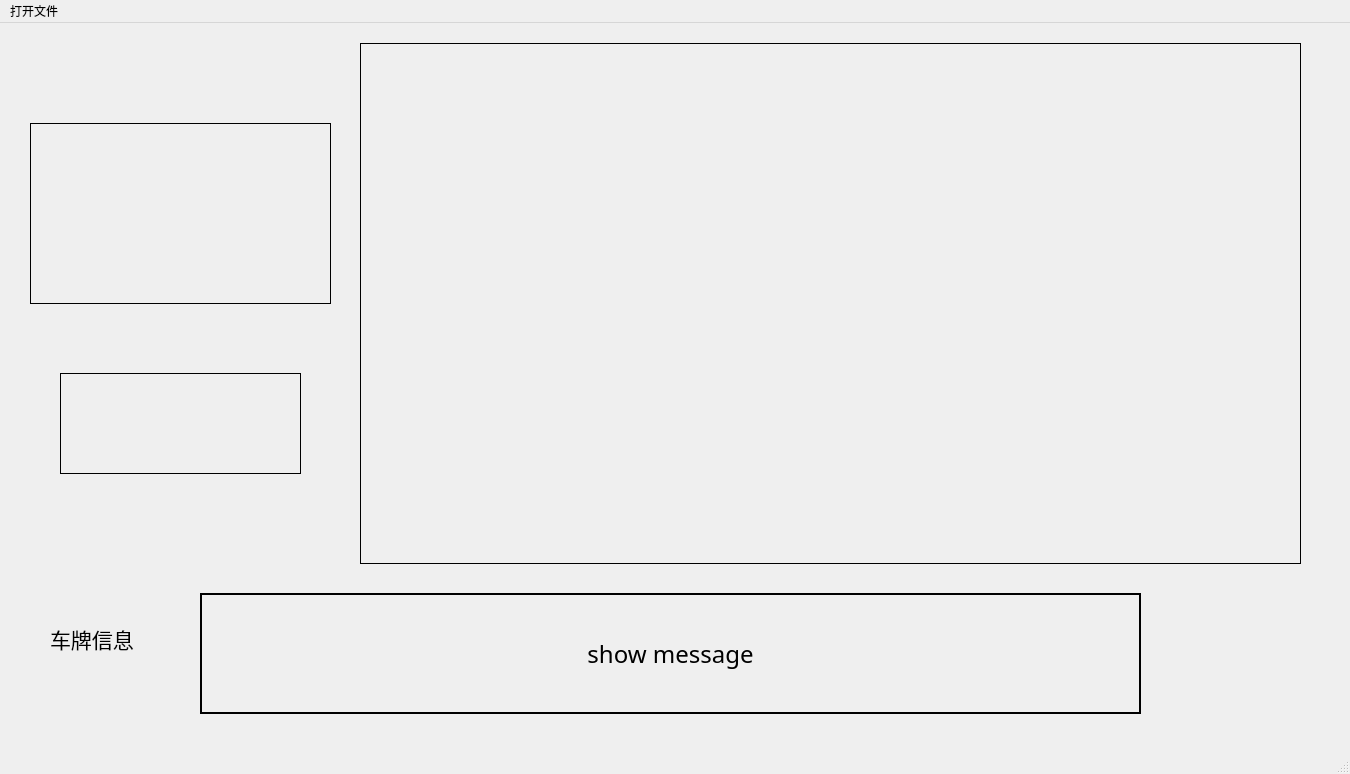
<?xml version="1.0" encoding="UTF-8"?>
<ui version="4.0">
 <class>MainWindow</class>
 <widget class="QMainWindow" name="MainWindow">
  <property name="geometry">
   <rect>
    <x>0</x>
    <y>0</y>
    <width>1350</width>
    <height>774</height>
   </rect>
  </property>
  <property name="windowTitle">
   <string>License Plate Recognition</string>
  </property>
  <widget class="QWidget" name="centralwidget">
   <widget class="QLabel" name="videoArea">
    <property name="geometry">
     <rect>
      <x>360</x>
      <y>20</y>
      <width>941</width>
      <height>521</height>
     </rect>
    </property>
    <property name="frameShape">
     <enum>QFrame::Box</enum>
    </property>
    <property name="text">
     <string/>
    </property>
    <property name="pixmap">
     <pixmap>../../labs/final/test/img/test.png</pixmap>
    </property>
    <property name="scaledContents">
     <bool>true</bool>
    </property>
   </widget>
   <widget class="QLabel" name="message">
    <property name="geometry">
     <rect>
      <x>200</x>
      <y>570</y>
      <width>941</width>
      <height>121</height>
     </rect>
    </property>
    <property name="maximumSize">
     <size>
      <width>16777205</width>
      <height>16777215</height>
     </size>
    </property>
    <property name="font">
     <font>
      <family>微软雅黑</family>
      <pointsize>18</pointsize>
     </font>
    </property>
    <property name="frameShape">
     <enum>QFrame::Box</enum>
    </property>
    <property name="frameShadow">
     <enum>QFrame::Plain</enum>
    </property>
    <property name="lineWidth">
     <number>2</number>
    </property>
    <property name="text">
     <string>show message</string>
    </property>
    <property name="scaledContents">
     <bool>false</bool>
    </property>
    <property name="alignment">
     <set>Qt::AlignCenter</set>
    </property>
   </widget>
   <widget class="QLabel" name="title_label2">
    <property name="geometry">
     <rect>
      <x>50</x>
      <y>590</y>
      <width>141</width>
      <height>51</height>
     </rect>
    </property>
    <property name="font">
     <font>
      <family>Agency FB</family>
      <pointsize>16</pointsize>
     </font>
    </property>
    <property name="text">
     <string>车牌信息</string>
    </property>
   </widget>
   <widget class="QLabel" name="keyframe">
    <property name="geometry">
     <rect>
      <x>30</x>
      <y>100</y>
      <width>301</width>
      <height>181</height>
     </rect>
    </property>
    <property name="frameShape">
     <enum>QFrame::Box</enum>
    </property>
    <property name="text">
     <string/>
    </property>
    <property name="scaledContents">
     <bool>true</bool>
    </property>
   </widget>
   <widget class="QLabel" name="plateImg">
    <property name="geometry">
     <rect>
      <x>60</x>
      <y>350</y>
      <width>241</width>
      <height>101</height>
     </rect>
    </property>
    <property name="frameShape">
     <enum>QFrame::Box</enum>
    </property>
    <property name="text">
     <string/>
    </property>
    <property name="scaledContents">
     <bool>true</bool>
    </property>
   </widget>
  </widget>
  <widget class="QMenuBar" name="menubar">
   <property name="geometry">
    <rect>
     <x>0</x>
     <y>0</y>
     <width>1350</width>
     <height>26</height>
    </rect>
   </property>
   <widget class="QMenu" name="menuFIle">
    <property name="title">
     <string>打开文件</string>
    </property>
    <addaction name="actionImage"/>
    <addaction name="actionVideo"/>
   </widget>
   <addaction name="menuFIle"/>
  </widget>
  <widget class="QStatusBar" name="statusbar"/>
  <action name="actionImage">
   <property name="text">
    <string>Image</string>
   </property>
  </action>
  <action name="actionVideo">
   <property name="text">
    <string>Video</string>
   </property>
  </action>
 </widget>
 <resources/>
 <connections/>
</ui>
